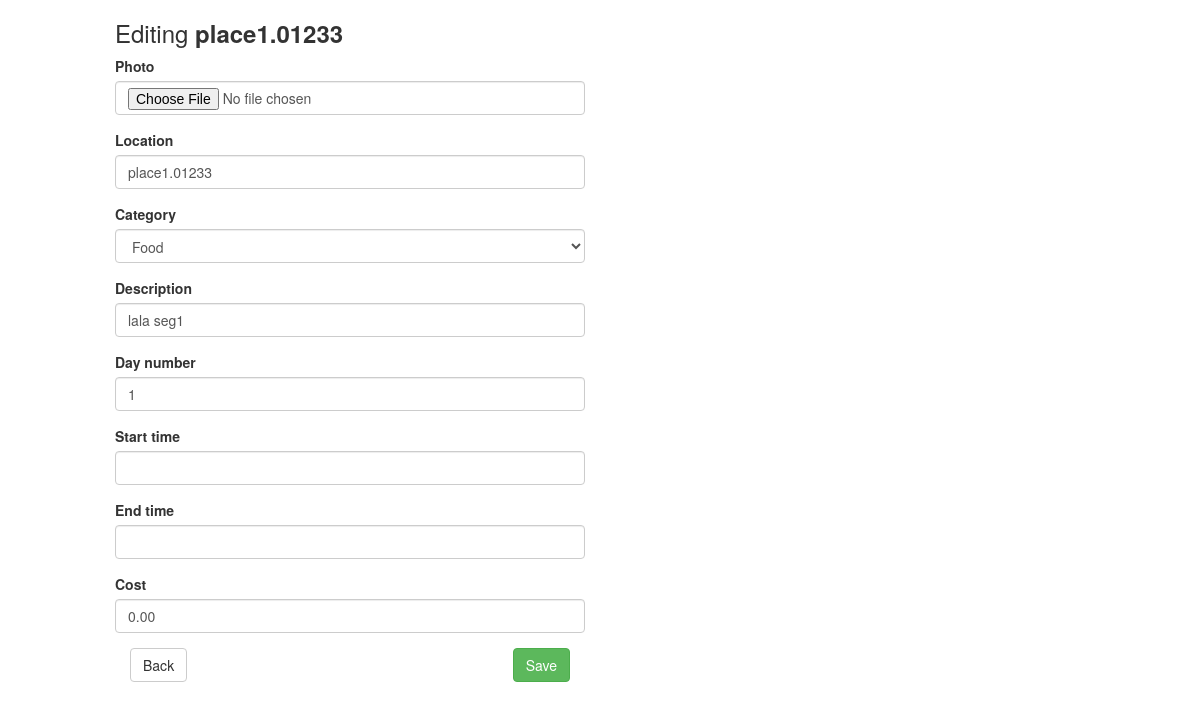
The app's page /1/1/edit/ (signed in), older data.
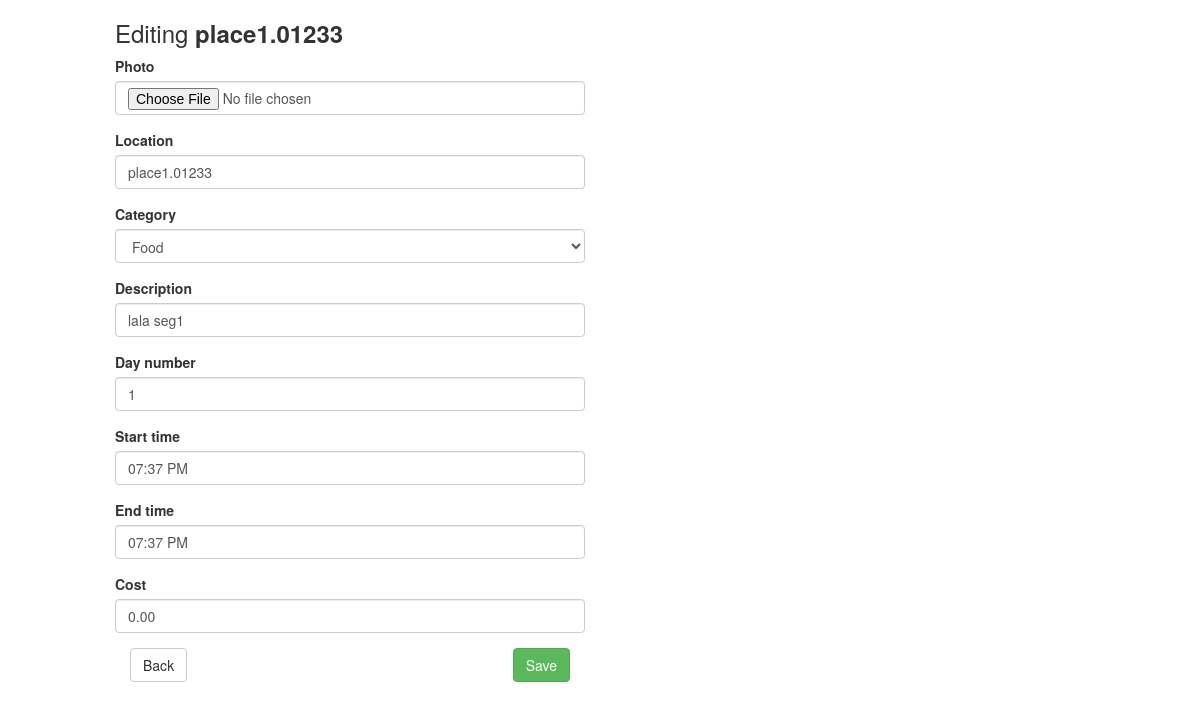
The same page, newer data.
### triplan/models.py (models this page shows, shortened)
class ItinerarySegment(models.Model):
    itinerary = models.ForeignKey(Itinerary)
    location = models.CharField(max_length=200)
    day_number = models.PositiveIntegerField(default=1)
    start_time = models.TimeField(default="12:00 PM")
    end_time = models.TimeField(default="1:00 PM")
    description = models.CharField(max_length=400)
    photo = models.ImageField(blank=True)
    category = models.IntegerField(default=0, choices=CategoryUtil.get_category_choices())
    cost = models.DecimalField(default=0, decimal_places=2, max_digits=6)
    class Meta:
        ordering = ['start_time']

### triplan/views.py (the view, shortened to what this page needs)
# urls.py: url(r'^(?P<itinerary_pk>[0-9]+)/(?P<pk>[0-9]+)/edit/$', login_required(views.ItinerarySegmentEdit.as_view()),
class ItinerarySegmentEdit(generic.edit.UpdateView):
    template_name = "triplan/itinerarysegment_edit.html"
    model = ItinerarySegment
    fields = ["photo", "location", "category", "description", "day_number", "start_time", "end_time", "cost"]
    widgets = {
        "start_time": forms.TimeInput(format='fa'),
        "end_time": forms.TimeInput(format='fa'),
    }

### triplan/templates/triplan/itinerarysegment_edit.html (shortened to what this page needs)
{% extends 'triplan/base.html' %}
{% block imports %}
    {% load static %}
    <link rel="stylesheet" type="text/css" href="{% static 'maps.css' %}">
{% endblock imports %}
{% block body %}
    <div class="col-sm-10 col-sm-offset-1">
        <h3>Editing <strong>{{ itinerarysegment.location }}</strong></h3>
    </div>
    <div class="col-sm-5 col-sm-offset-1">
        {% url 'triplan:itinerary_detail' itinerarysegment.itinerary.id as url %}
        {% include 'triplan/edit_form.html' with back_url=url %}
    </div>
    <div class="col-sm-3">
    </div>
    <div id="map" class="col-sm-3"></div>
    <image id="places_photo" src=""
           class="col-sm-3 margin-top-20 img img-responsive full-width">
{% endblock body %}

### triplan/templates/triplan/edit_form.html (shortened to what this page needs)
{% load bootstrap3 %}
<form action="" enctype="multipart/form-data" method="post">
    {% for field in form %}
        {% bootstrap_field field layout='horizontal' horizontal_field_class='padding-tb-5 col-md-9' horizontal_label_class='form-label-align col-md-3'%}
    {% endfor %}
    <div class="col-sm-12">
        <a href="{{ back_url }}" class="btn btn-default">Back</a>
        <button class="btn btn-success pull-right" type="submit">Save</button>
    </div>
</form>

Row changes from the older to the newer data that the page shows:
changed ItinerarySegment "place1.01233": start_time (not shown) → "07:37 PM"; end_time (not shown) → "07:37 PM"
